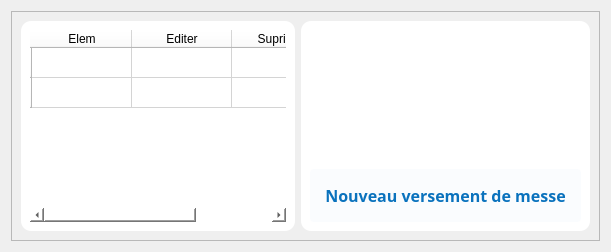
         <widget class="QWidget" name="versementMesse">
          <layout class="QVBoxLayout" name="verticalLayout_35">
           <item>
            <widget class="QFrame" name="zonebb_9">
             <property name="frameShape">
              <enum>QFrame::StyledPanel</enum>
             </property>
             <property name="frameShadow">
              <enum>QFrame::Raised</enum>
             </property>
             <layout class="QHBoxLayout" name="horizontalLayout_19">
              <item>
               <widget class="QWidget" name="tableData_12" native="true">
                <property name="styleSheet">
                 <string notr="true">background:white;
border-radius: 10px;</string>
                </property>
                <layout class="QHBoxLayout" name="horizontalLayout_38">
                 <item>
                  <widget class="QTableWidget" name="versementMesseTable">
                   <row>
                    <property name="text">
                     <string/>
                    </property>
                   </row>
                   <row>
                    <property name="text">
                     <string/>
                    </property>
                   </row>
                   <column>
                    <property name="text">
                     <string>Elem</string>
                    </property>
                   </column>
                   <column>
                    <property name="text">
                     <string>Editer</string>
                    </property>
                   </column>
                   <column>
                    <property name="text">
                     <string>Suprimer</string>
                    </property>
                   </column>
                  </widget>
                 </item>
                </layout>
               </widget>
              </item>
              <item>
               <widget class="QWidget" name="actions_service_11" native="true">
                <property name="styleSheet">
                 <string notr="true">background:white;
border-radius: 10px;</string>
                </property>
                <layout class="QVBoxLayout" name="verticalLayout_32">
                 <item>
                  <widget class="QLabel" name="serviceLabel_11">
                   <property name="maximumSize">
                    <size>
                     <width>300</width>
                     <height>230</height>
                    </size>
                   </property>
                   <property name="text">
                    <string/>
                   </property>
                   <property name="pixmap">
                    <pixmap>../static/asset/svg/undraw_server_status_-5-pbv.svg</pixmap>
                   </property>
                   <property name="scaledContents">
                    <bool>true</bool>
                   </property>
                  </widget>
                 </item>
                 <item>
                  <widget class="QPushButton" name="addElement_5">
                   <property name="font">
                    <font>
                     <family>GeForce</family>
                     <pointsize>12</pointsize>
                     <weight>75</weight>
                     <bold>true</bold>
                    </font>
                   </property>
                   <property name="cursor">
                    <cursorShape>PointingHandCursor</cursorShape>
                   </property>
                   <property name="styleSheet">
                    <string notr="true">#addElement_5{
	background: rgb(10, 114, 189, 0.02);
	color: rgb(10, 114, 189);
	border-radius:4px;
	padding: 15px
}

#addElement_5:hover{
	background: rgb(10, 114, 189, 0.3);
	color: rgb(10, 114, 189);
	border-radius:4px
}
</string>
                   </property>
                   <property name="text">
                    <string>Nouveau versement de messe</string>
                   </property>
                   <property name="icon">
                    <iconset>
                     <normaloff>../static/asset/icons/blue/copy.svg</normaloff>../static/asset/icons/blue/copy.svg</iconset>
                   </property>
                   <property name="iconSize">
                    <size>
                     <width>25</width>
                     <height>25</height>
                    </size>
                   </property>
                  </widget>
                 </item>
                </layout>
               </widget>
              </item>
             </layout>
            </widget>
           </item>
          </layout>
         </widget>
